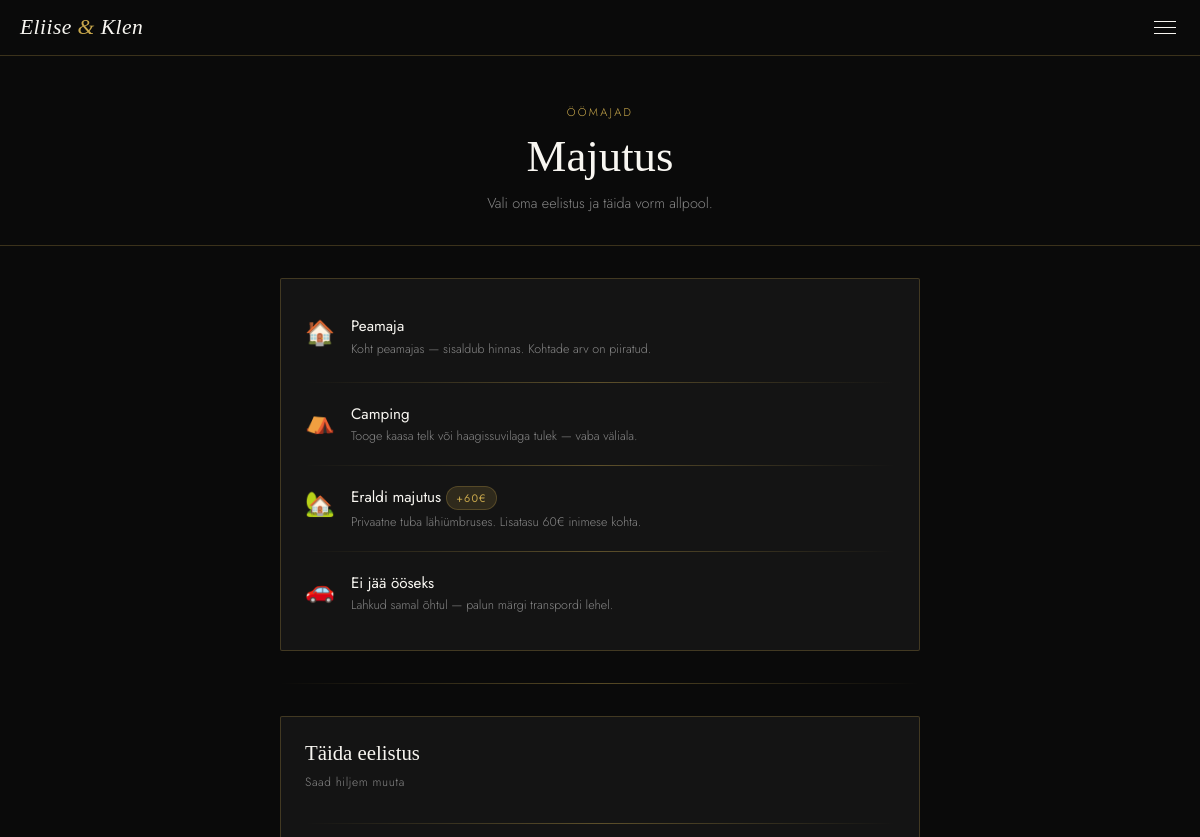
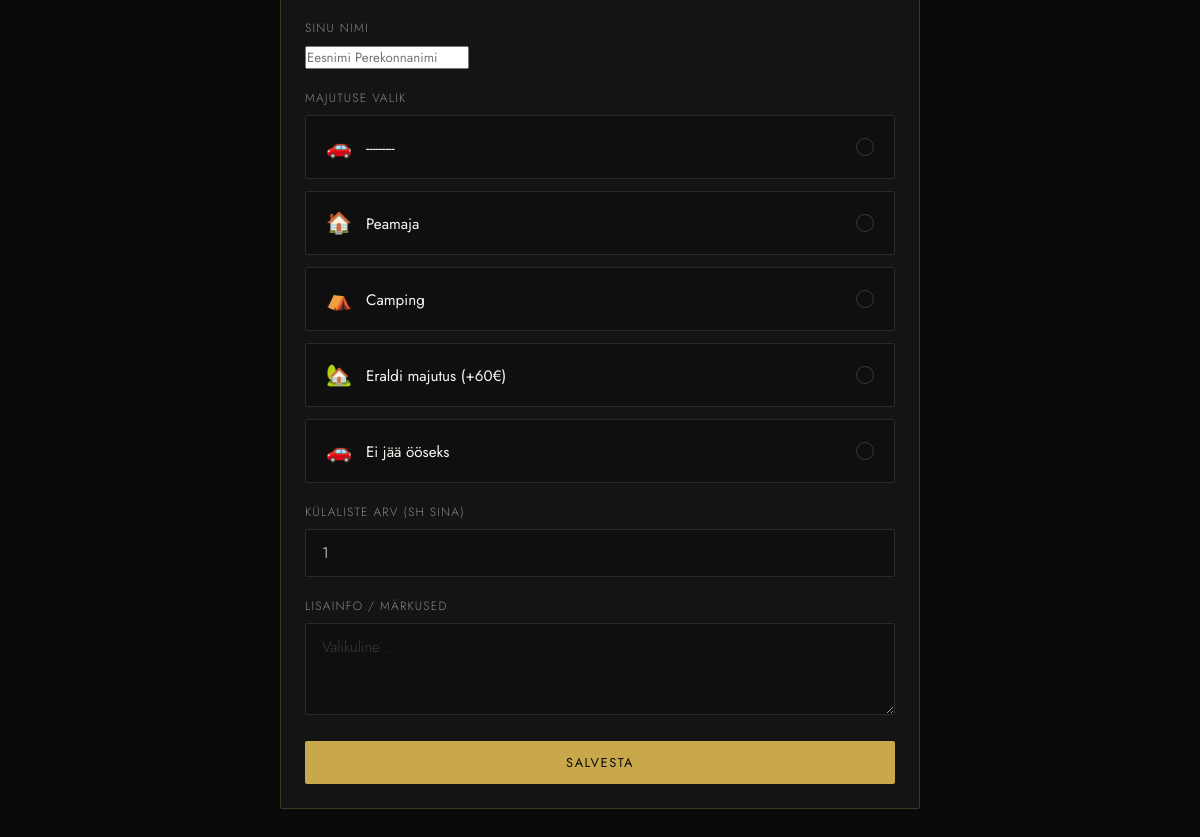
Before: /majutus/ (signed in) with the older database file (2 pictures, top to bottom).
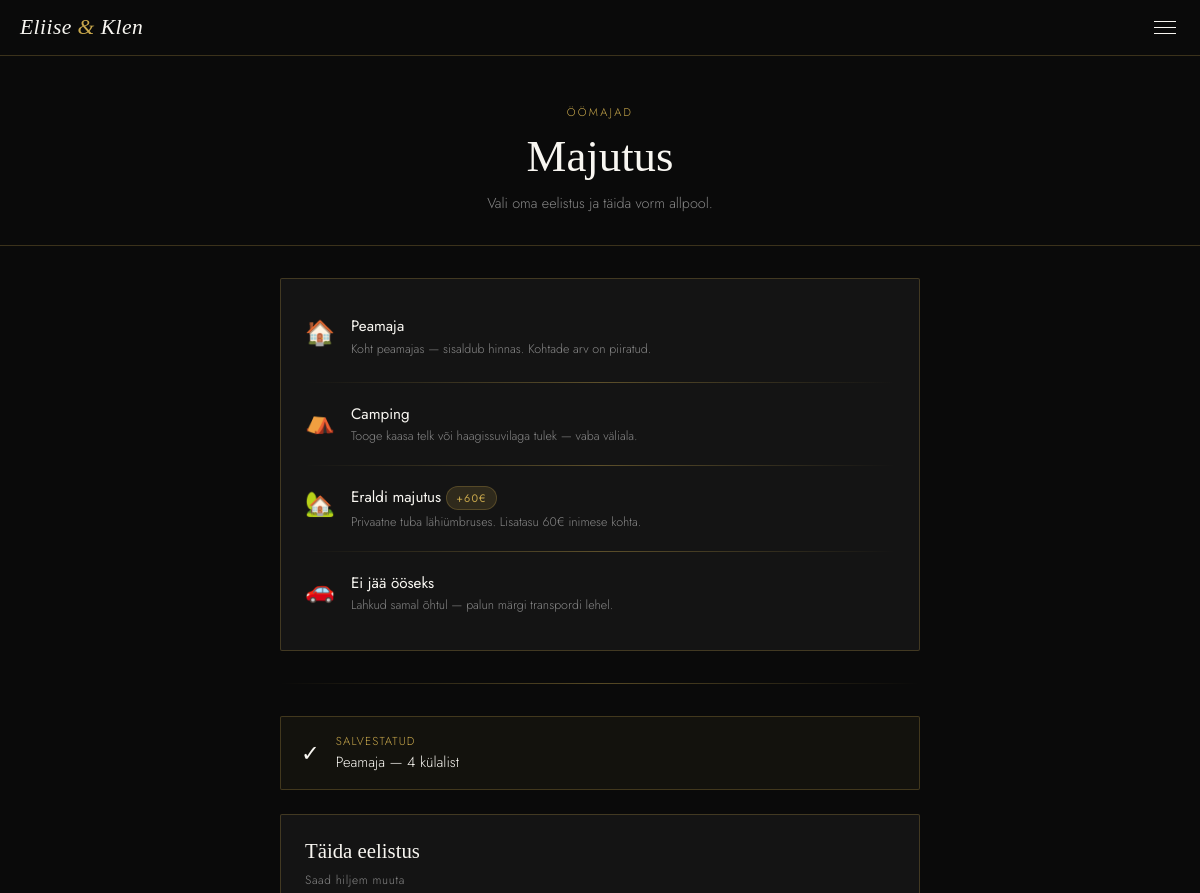
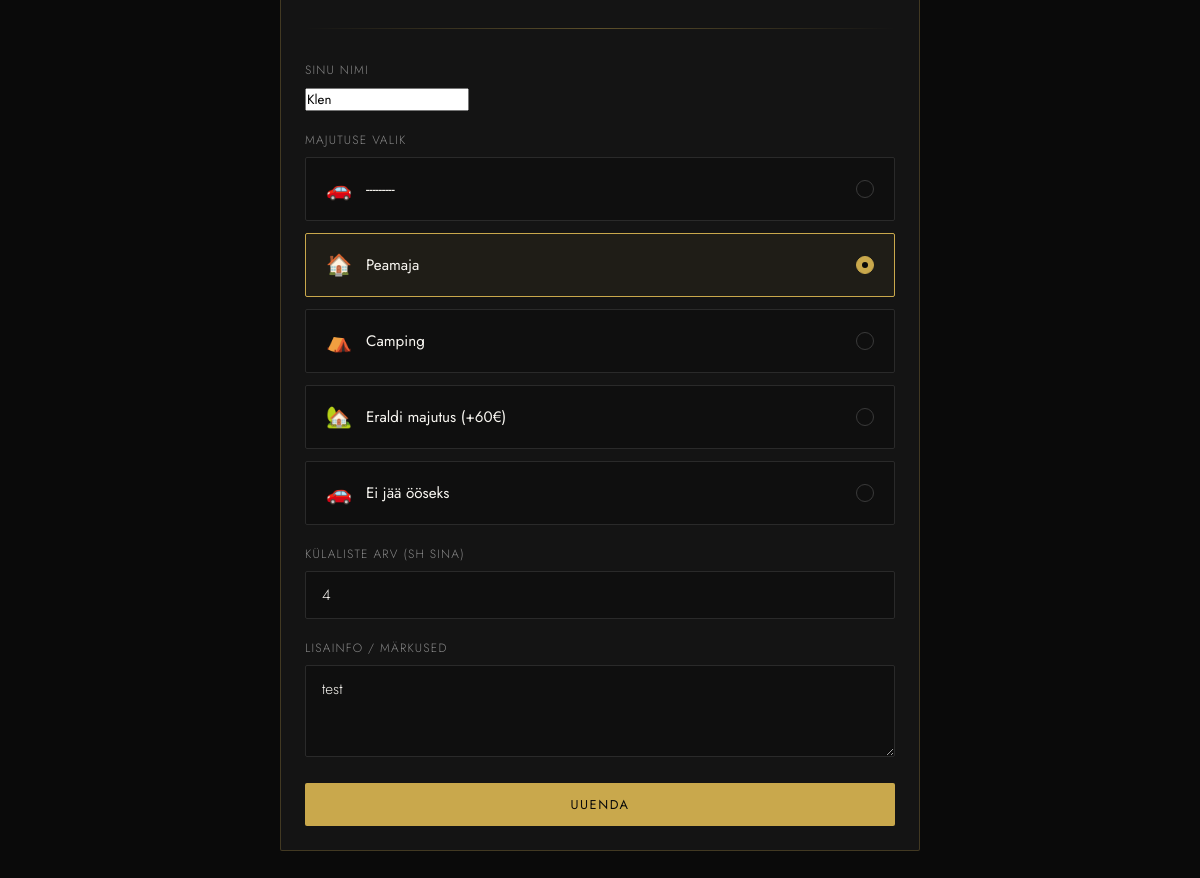
After: the same page with the newer database file (2 pictures, top to bottom).
### website/models.py (models this page shows, shortened)
class HousingPreference(models.Model):
    HOUSING_CHOICES = [
        ('peamaja', 'Peamaja'),
        ('camping', 'Camping'),
        ('eraldi', 'Eraldi majutus (+60€)'),
        ('ei_jaa', 'Ei jää ööseks'),
    ]
    user = models.ForeignKey(User, on_delete=models.CASCADE, related_name='housing_preferences')
    name = models.CharField(max_length=200)
    housing_type = models.CharField(max_length=20, choices=HOUSING_CHOICES)
    guests = models.PositiveIntegerField(default=1)
    notes = models.TextField(blank=True)
    submitted_at = models.DateTimeField(auto_now_add=True)

### website/views.py (the view, shortened to what this page needs)
# urls.py: path('majutus/', views.housing, name='housing'),
@login_required
def housing(request):
    user_submission = HousingPreference.objects.filter(user=request.user).first()
    form = HousingForm(instance=user_submission)
    return render(request, 'website/housing.html', {
        'form': form,
        'submission': user_submission,
    })

### website/forms.py
class HousingForm(forms.ModelForm):
    class Meta:
        model = HousingPreference
        fields = ['name', 'housing_type', 'guests', 'notes']
        labels = {
            'name': _('Sinu nimi'),
            'housing_type': _('Majutuse valik'),
            'guests': _('Külaliste arv (sh sina)'),
            'notes': _('Lisainfo / märkused'),
        }
        widgets = {
            'name': forms.TextInput(attrs={'placeholder': _('Eesnimi Perekonnanimi')}),
            'guests': forms.NumberInput(attrs={'min': 1, 'max': 20}),
            'notes': forms.Textarea(attrs={'rows': 3, 'placeholder': _('Valikuline...')}),
        }

### website/templates/website/housing.html (shortened to what the changed rows need)
{% extends "website/base.html" %}
{% load i18n %}
{% block content %}
<div class="page-header">
  <h1 class="page-header__title">{% trans "Majutus" %}</h1>
</div>
<div class="container">
  {% if submission %}
  <div class="status-box">
    <span class="status-box__icon">✓</span>
    <div>
      <p class="status-box__label">{% trans "Salvestatud" %}</p>
      <p class="status-box__value">{{ submission.get_housing_type_display }} — {{ submission.guests }} {% trans "külalist" %}</p>
    </div>
  </div>
  {% endif %}
  <div class="card">
    <h2 class="card__title">{% trans "Täida eelistus" %}</h2>
    <form method="post">
      <div class="form-group">
        <label class="form-label">{{ form.name.label }}</label>
        {{ form.name }}
      </div>
      <div class="form-group">
        <label class="form-label">{{ form.housing_type.label }}</label>
        <div class="choice-grid">
          {% for value, label in form.housing_type.field.choices %}
          <div class="choice-card">
            <label for="ht_{{ value }}">
              <span class="choice-card__icon">
                {% if value == 'peamaja' %}🏠
                {% elif value == 'camping' %}⛺
                {% elif value == 'eraldi' %}🏡
                {% else %}🚗{% endif %}
              </span>
              <span class="choice-card__text">
                <span class="choice-card__name">{{ label }}</span>
              </span>
              <span class="choice-card__check"></span>
            </label>
          </div>
          {% endfor %}
        </div>
      </div>
      <div class="form-group">
        <label class="form-label" for="{{ form.guests.id_for_label }}">{{ form.guests.label }}</label>
        <input type="number" name="guests" id="{{ form.guests.id_for_label }}"
          class="form-control" min="1" max="20"
          value="{{ form.guests.value|default:1 }}" />
      </div>
      <div class="form-group">
        <label class="form-label" for="{{ form.notes.id_for_label }}">{{ form.notes.label }}</label>
        <textarea name="notes" id="{{ form.notes.id_for_label }}"
          class="form-control" rows="3"
          placeholder="{% trans 'Valikuline...' %}">{{ form.notes.value|default:'' }}</textarea>
      </div>
      <button type="submit" class="btn btn-gold btn-full">
        {% if submission %}{% trans "Uuenda" %}{% else %}{% trans "Salvesta" %}{% endif %}
      </button>
    </form>
  </div>
</div>
{% endblock %}

Changed rows visible on the page:
added HousingPreference: housing_type "Peamaja", guests "4", name "Klen", notes "test"
Other visible differences:
form field guests: "1" → "4"
form field notes: "Valikuline..." → (not shown)
text no longer shown: "SALVESTA"
text now shown: "✓ SALVESTATUD — külalist UUENDA"
